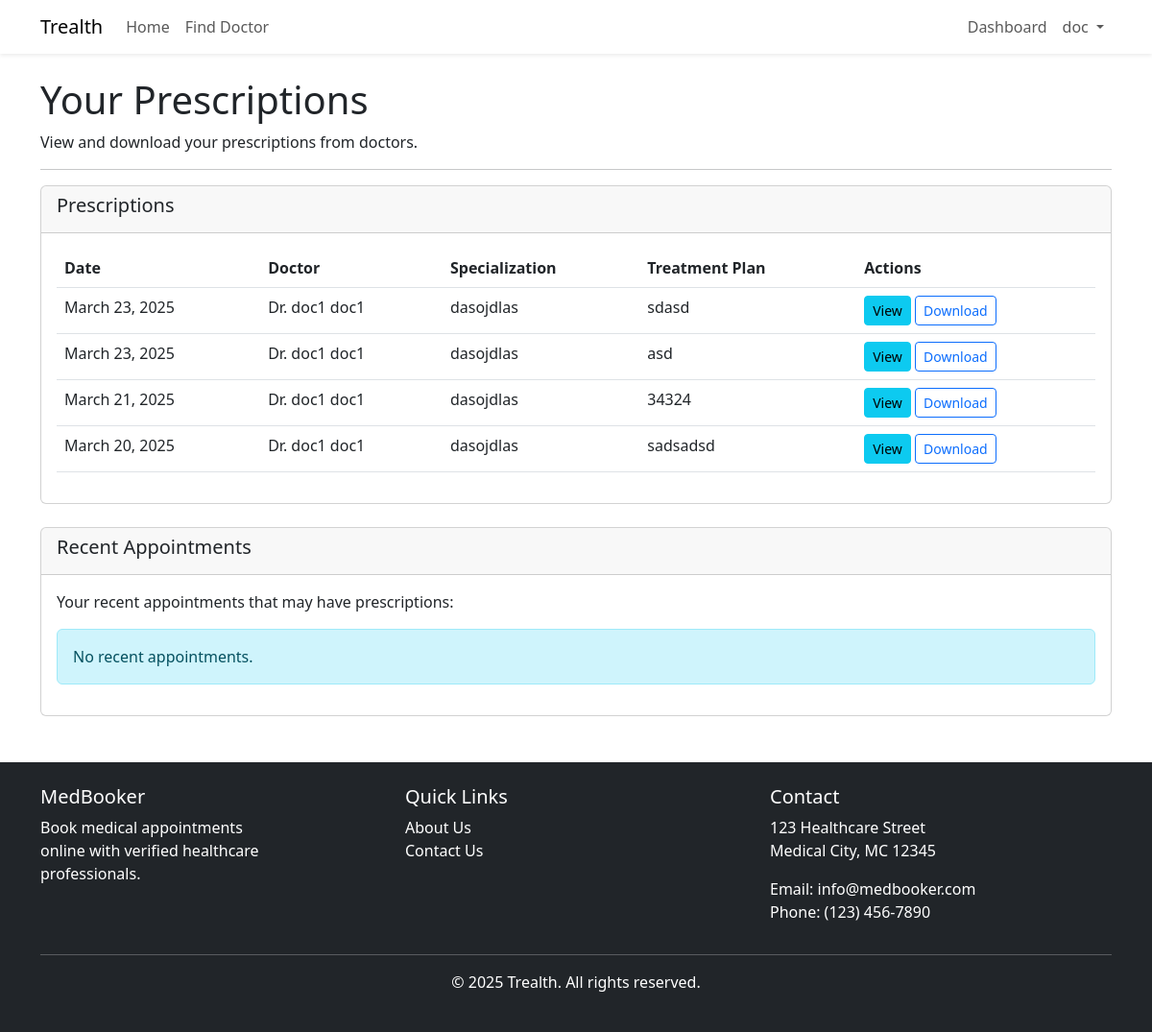
The app's page /patients/prescriptions/ (signed in) with its own data.
### accounts/models.py (models this page shows)
class User(AbstractUser):
    USER_TYPE_CHOICES = (
        ('doctor', 'Doctor'),
        ('patient', 'Patient'),
        ('admin', 'Administrator'),
    )
    email = models.EmailField(unique=True)
    user_type = models.CharField(max_length=10, choices=USER_TYPE_CHOICES)
    USERNAME_FIELD = 'email'
    REQUIRED_FIELDS = ['first_name', 'last_name']
    objects = CustomUserManager()

### medical_records/models.py (models this page shows, shortened)
class MedicalRecord(models.Model):
    record_id = models.AutoField(primary_key=True)
    patient = models.ForeignKey(Patient, on_delete=models.CASCADE, related_name='medical_records')
    doctor = models.ForeignKey(Doctor, on_delete=models.CASCADE, related_name='medical_records')
    appointment = models.ForeignKey(Appointment, on_delete=models.CASCADE, related_name='medical_records')
    diagnosis = models.TextField()
    treatment_plan = models.TextField()
    created_at = models.DateTimeField(auto_now_add=True)

### doctors/models.py (models this page shows, shortened)
class Doctor(models.Model):
    doctor_id = models.AutoField(primary_key=True)
    user = models.OneToOneField(settings.AUTH_USER_MODEL, on_delete=models.CASCADE, related_name='doctor_profile')
    full_name = models.CharField(max_length=255)
    specialization = models.CharField(max_length=255)
    experience_years = models.IntegerField()
    license_number = models.CharField(max_length=50)
    consultation_fee = models.DecimalField(max_digits=10, decimal_places=2)
    hospital_name = models.CharField(max_length=255)
    hospital_location = models.CharField(max_length=255)

### patients/views.py (the view)
# urls.py: path('prescriptions/', views.create_prescription, name='create_prescription'),
@login_required
def prescriptions(request):
    try:
        patient = Patient.objects.get(user=request.user)
        medical_records = MedicalRecord.objects.filter(patient=patient).order_by('-created_at')
        return render(request, 'patients/prescriptions.html', {'medical_records': medical_records})
    except Patient.DoesNotExist:
        messages.error(request, 'Patient profile not found. Please complete your profile.')
        return redirect('patients:profile')

### templates/patients/prescriptions.html (shortened to what this page needs)
{% extends 'base.html' %}
{% block content %}
<div class="row">
    <div class="col-md-12">
        <h1>Your Prescriptions</h1>
        <p>View and download your prescriptions from doctors.</p>
        <hr>
    </div>
</div>
<div class="row">
    <div class="col-md-12">
        <div class="card">
            <div class="card-header">
                <h5>Prescriptions</h5>
            </div>
            <div class="card-body">
                {% if medical_records %}
                    <div class="table-responsive">
                        <table class="table table-hover">
                            <thead>
                                <tr>
                                    <th>Date</th>
                                    <th>Doctor</th>
                                    <th>Specialization</th>
                                    <th>Treatment Plan</th>
                                    <th>Actions</th>
                                </tr>
                            </thead>
                            <tbody>
                                {% for record in medical_records %}
                                    <tr>
                                        <td>{{ record.created_at|date }}</td>
                                        <td>Dr. {{ record.doctor.full_name }}</td>
                                        <td>{{ record.doctor.specialization }}</td>
                                        <td>{{ record.treatment_plan|truncatechars:50 }}</td>
                                        <td>
                                            <a href="{% url 'medical_records:view_record' record.record_id %}" class="btn btn-sm btn-info">View</a>
                                            <a href="{% url 'medical_records:download_prescription' record.record_id %}" class="btn btn-sm btn-outline-primary">Download</a>
                                        </td>
                                    </tr>
                                {% endfor %}
                            </tbody>
                        </table>
                    </div>
                {% else %}
                    <div class="alert alert-info">
                        No prescriptions found.
                    </div>
                {% endif %}
            </div>
        </div>
    </div>
</div>
<div class="row mt-4">
    <div class="col-md-12">
        <div class="card">
            <div class="card-header">
                <h5>Recent Appointments</h5>
            </div>
            <div class="card-body">
                <p>Your recent appointments that may have prescriptions:</p>
                {% if recent_appointments %}
                    <div class="table-responsive">
                        <table class="table table-hover">
                            <thead>
                                <tr>
                                    <th>Date</th>
                                    <th>Doctor</th>
                                    <th>Status</th>
                                    <th>Actions</th>
                                </tr>
                            </thead>
                            <tbody>
                                {% for appointment in recent_appointments %}
                                    <tr>
                                        <td>{{ appointment.appointment_date|date }}</td>
                                        <td>Dr. {{ appointment.doctor.full_name }}</td>
                                        <td>
                                            {% if appointment.status == 'completed' %}
                                                <span class="badge bg-success">Completed</span>
                                            {% elif appointment.status == 'scheduled' %}
                                                <span class="badge bg-primary">Scheduled</span>
                                            {% elif appointment.status == 'cancelled' %}
                                                <span class="badge bg-danger">Cancelled</span>
                                            {% else %}
                                                <span class="badge bg-secondary">{{ appointment.status }}</span>
                                            {% endif %}
                                        </td>
                                        <td>
                                            <a href="{% url 'patients:appointment_detail' appointment.appointment_id %}" class="btn btn-sm btn-info">View</a>
                                        </td>
                                    </tr>
                                {% endfor %}
                            </tbody>
                        </table>
                    </div>
                {% else %}
                    <div class="alert alert-info">
                        No recent appointments.
                    </div>
                {% endif %}
            </div>
        </div>
    </div>
</div>
{% endblock %}

### templates/base.html (shortened to what this page needs)
<!DOCTYPE html>
<html lang="en">
<head>
    <link href="https://cdn.jsdelivr.net/npm/bootstrap@5.3.0-alpha1/dist/css/bootstrap.min.css" rel="stylesheet">
    <link rel="stylesheet" href="https://cdn.jsdelivr.net/npm/bootstrap-icons@1.10.0/font/bootstrap-icons.css">
</head>
<body>
    <nav class="navbar navbar-expand-lg navbar-light bg-white shadow-sm">
        <div class="container">
            <a class="navbar-brand" href="{% url 'core:home' %}">Trealth</a>
            <div class="collapse navbar-collapse" id="navbarNav">
                <ul class="navbar-nav me-auto">
                    <li class="nav-item">
                        <a class="nav-link" href="{% url 'core:home' %}">Home</a>
                    </li>
                    {% if user.is_authenticated and user.user_type == 'patient' %}
                    <li class="nav-item">
                        <a class="nav-link" href="{% url 'core:find_doctor' %}">Find Doctor</a>
                    </li>
                    {% endif %}
                </ul>
                <ul class="navbar-nav ms-auto">
                    {% if user.is_authenticated %}
                        {% if user.user_type == 'doctor' %}
                            <li class="nav-item">
                                <a class="nav-link" href="{% url 'doctors:dashboard' %}">Dashboard</a>
                            </li>
                        {% elif user.user_type == 'patient' %}
                            <li class="nav-item">
                                <a class="nav-link" href="{% url 'patients:dashboard' %}">Dashboard</a>
                            </li>
                        {% elif user.user_type == 'admin' %}
                            <li class="nav-item">
                                <a class="nav-link" href="{% url 'admin_portal:dashboard' %}">Admin</a>
                            </li>
                        {% endif %}
                        <li class="nav-item dropdown">
                            <a class="nav-link dropdown-toggle" href="#" id="navbarDropdown" role="button" data-bs-toggle="dropdown" aria-expanded="false">
                                {{ user.first_name }}
                            </a>
                        </li>
                    {% endif %}
                </ul>
            </div>
        </div>
    </nav>
    <div class="container mt-4">
        {% block content %}{% endblock %}
    </div>
    <footer class="bg-dark text-white py-4 mt-5">
        <div class="container">
            <div class="row">
                <div class="col-md-4">
                    <h5>MedBooker</h5>
                    <div style="width: 70%;">
                        <p>Book medical appointments online with verified healthcare professionals.</p>
                    </div>
                </div>
                <div class="col-md-4">
                    <h5>Quick Links</h5>
                    <ul class="list-unstyled">
                        <li><a href="{% url 'core:about' %}" class="text-white" style="text-decoration: none;">About Us</a></li>
                        <li><a href="{% url 'core:contact' %}" class="text-white" style="text-decoration: none;">Contact Us</a></li>
                    </ul>
                </div>
                <div class="col-md-4">
                    <h5>Contact</h5>
                    <address>
                        <p>123 Healthcare Street<br>Medical City, MC 12345</p>
                        <p>Email: info@medbooker.com<br>Phone: (123) 456-7890</p>
                    </address>
                </div>
            </div>
            <hr>
            <div class="text-center">
                <p>&copy; 2025 Trealth. All rights reserved.</p>
            </div>
        </div>
    </footer>
</body>
</html>

### records on screen
User: first_name "doc"
MedicalRecord: created_at "March 23, 2025", doctor.full_name "doc1 doc1", doctor.specialization "dasojdlas", treatment_plan "sdasd"
MedicalRecord: created_at "March 23, 2025", doctor.full_name "doc1 doc1", doctor.specialization "dasojdlas", treatment_plan "asd"
MedicalRecord: created_at "March 21, 2025", doctor.full_name "doc1 doc1", doctor.specialization "dasojdlas", treatment_plan "34324"
MedicalRecord: created_at "March 20, 2025", doctor.full_name "doc1 doc1", doctor.specialization "dasojdlas", treatment_plan "sadsadsd"
